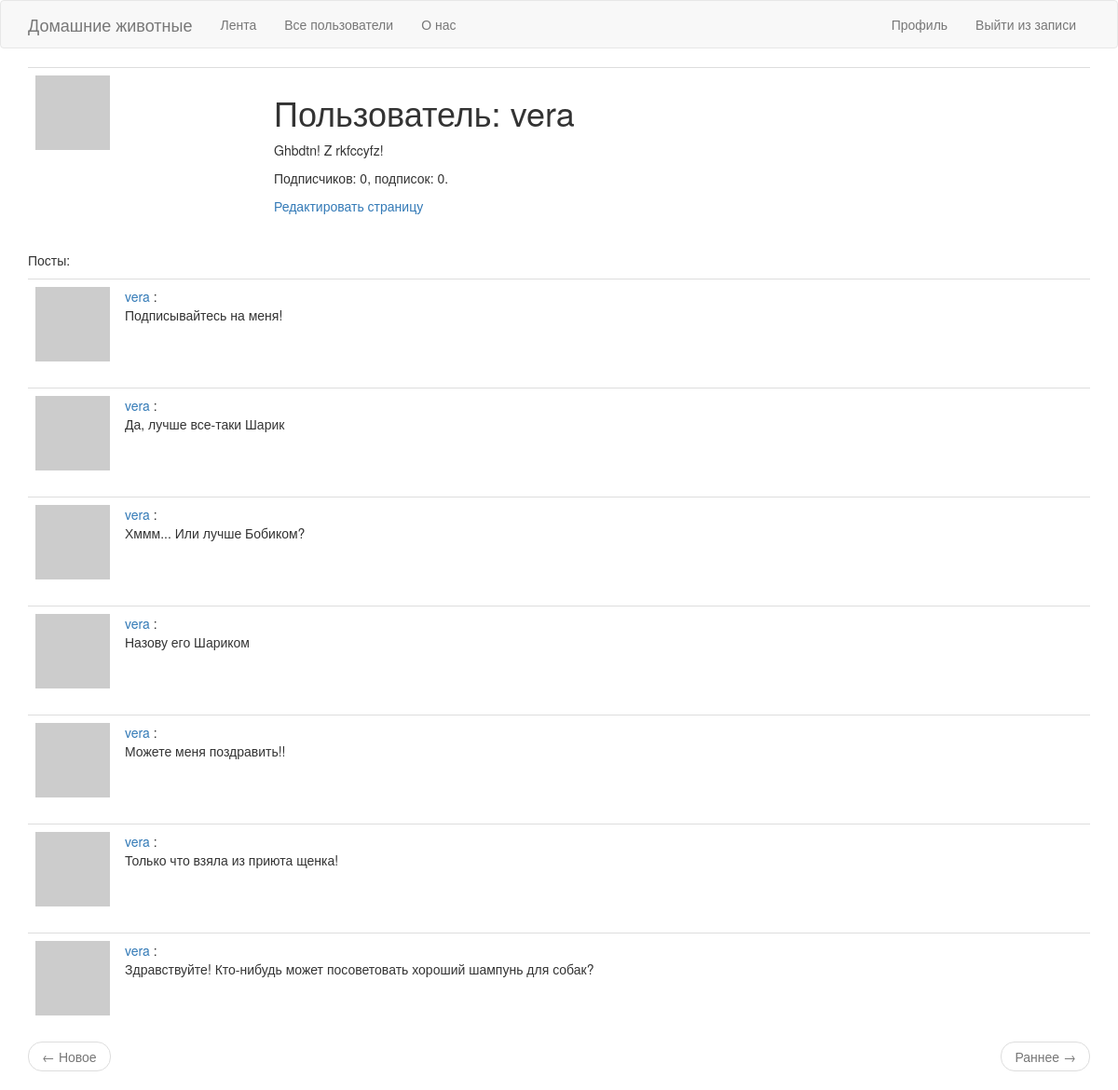
Screenshot of /user/vera (signed in) with the database file from the repository.
### app/models.py (models this page shows, shortened)
class User(UserMixin, db.Model):
    id = db.Column(db.Integer, primary_key=True)
    username = db.Column(db.String(64), index=True, unique=True)
    email = db.Column(db.String(120), index=True, unique=True)
    password_hash = db.Column(db.String(128))
    posts = db.relationship('Post', backref='author', lazy='dynamic')
    about_me = db.Column(db.String(140))
    last_seen = db.Column(db.DateTime, default=datetime.utcnow)
    followed = db.relationship(
        'User', secondary=followers,
        primaryjoin=(followers.c.follower_id == id),
        secondaryjoin=(followers.c.followed_id == id),
        backref=db.backref('followers', lazy='dynamic'), lazy='dynamic')
    def avatar(self, size):
        digest = md5(self.email.lower().encode('utf-8')).hexdigest()
        return 'https://www.gravatar.com/avatar/{}?d=identicon&s={}'.format(
            digest, size)

class Post(db.Model):
    id = db.Column(db.Integer, primary_key=True)
    body = db.Column(db.String(140))
    timestamp = db.Column(db.DateTime, index=True, default=datetime.utcnow)
    user_id = db.Column(db.Integer, db.ForeignKey('user.id'))

### app/routes.py (the view)
@app.route('/user/<username>', methods=['GET', 'POST'])
@login_required
def user(username):
    user = User.query.filter_by(username=username).first_or_404()
    page = request.args.get('page', 1, type=int)
    posts = user.posts.order_by(Post.timestamp.desc()).paginate(
        page, app.config['POSTS_PER_PAGE'], False)
    next_url = url_for('user', username=user.username, page=posts.next_num) \
        if posts.has_next else None
    prev_url = url_for('user', username=user.username, page=posts.prev_num) \
        if posts.has_prev else None
    return render_template('user.html', user=user, posts=posts.items,
                           next_url=next_url, prev_url=prev_url)#posts=posts

### app/models.py (called while the page is built)
@login.user_loader
def load_user(id):
    return User.query.get(int(id))

### app/templates/user.html
{% extends "base.html" %}
{% import 'bootstrap/wtf.html' as wtf %}
{% block app_content %}
    <table class="table table-hover">
        <tr>
            <td width="256px"><img src="{{ user.avatar(256) }}"></td>
            <td>
              <h1>Пользователь: {{ user.username }}</h1>
              {% if user.about_me %}<p>{{ user.about_me }}</p>{% endif %}
              <p>Подписчиков: {{ user.followers.count() }}, подписок: {{ user.followed.count() }}.</p>
              {% if user == current_user %}
              <p><a href="{{ url_for('edit_profile') }}">Редактировать страницу</a></p>
              {% elif not current_user.is_following(user) %}
              <p><a href="{{ url_for('follow', username=user.username) }}">Подписаться</a></p>
              {% else %}
              <p><a href="{{ url_for('unfollow', username=user.username) }}">Отписаться</a></p>
              {% endif %}
            </td>
        </tr>
    </table>
    <p>Посты:</p>
    {% for post in posts %}
        {% include '_post.html' %}
    {% endfor %}
    <nav aria-label="...">
        <ul class="pager">
            <li class="previous{% if not prev_url %} disabled{% endif %}">
                <a href="{{ prev_url or '#' }}">
                    <span aria-hidden="true">&larr;</span> Новое
                </a>
            </li>
            <li class="next{% if not next_url %} disabled{% endif %}">
                <a href="{{ next_url or '#' }}">
                    Раннее <span aria-hidden="true">&rarr;</span>
                </a>
            </li>
        </ul>
    </nav>
{% endblock %}

### app/templates/_post.html
<table class="table table-hover">
        <tr>
            <td width="70px">
                <a href="{{ url_for('user', username=post.author.username) }}">
                    <img src="{{ post.author.avatar(70) }}" />
                </a>
            </td>
            <td>
                <a href="{{ url_for('user', username=post.author.username) }}">
                    {{ post.author.username }}
                </a>
                :
                <br>
                {{ post.body }}
            </td>
        </tr>
</table>

### rows the page displays
User: username "vera", about_me "Ghbdtn! Z rkfccyfz!"
Post: author.username "vera", body "Подписывайтесь на меня!"
Post: author.username "vera", body "Да, лучше все-таки Шарик"
Post: author.username "vera", body "Хммм... Или лучше Бобиком?"
Post: author.username "vera", body "Назову его Шариком"
Post: author.username "vera", body "Можете меня поздравить!!"
Post: author.username "vera", body "Только что взяла из приюта щенка!"
Post: author.username "vera", body "Здравствуйте! Кто-нибудь может посоветовать хороший шампунь для собак?"

### other values shown
{{ user.followers.count() }} "0"
{{ user.followed.count() }} "0"
